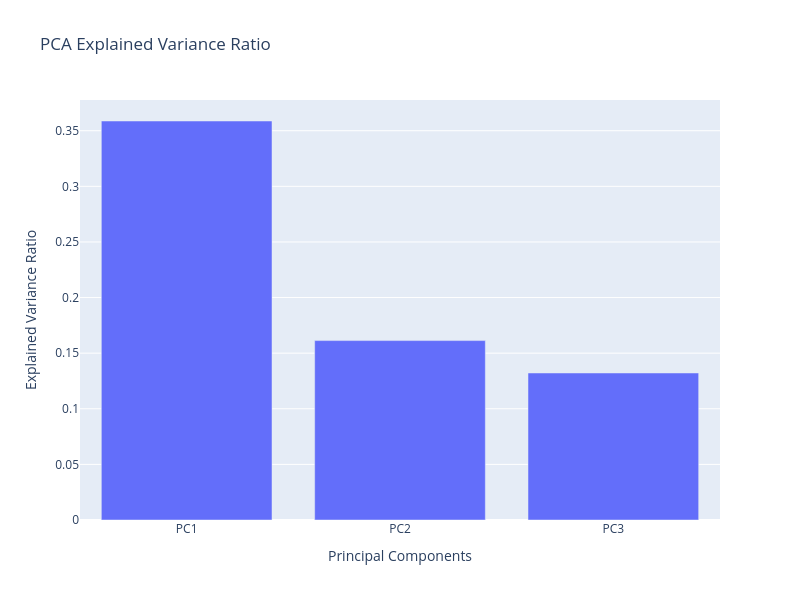

The code cell stored with this chart in its notebook:
### Code cell
# Total percentage of variance explained by the first two components
total_variance = PCA_3components.explained_variance_ratio_.sum() *100
print(f"Total percentage of variance explained by the first two components: {total_variance:.2f}%")

# Plot the PCA explained variance 
fig = px.bar(x=['PC1', 'PC2', 'PC3'], y=PCA_3components.explained_variance_ratio_, 
             title='PCA Explained Variance Ratio', 
             labels={'x': 'Principal Components', 'y': 'Explained Variance Ratio'})
fig.update_layout(
    xaxis_title='Principal Components',
    yaxis_title='Explained Variance Ratio',
    width=800,
    height=600
)
fig.show()

### Figure 1 — Plotly figure (JSON) as saved in the notebook; plotly's stock layout.template omitted (floating-point values rounded to 4 significant figures)
{"data": [{"alignmentgroup": "True", "hovertemplate": "Principal Components=%{x}<br>Explained Variance Ratio=%{y}<extra></extra>", "legendgroup": "", "marker": {"color": "#636efa", "pattern": {"shape": ""}}, "name": "", "offsetgroup": "", "orientation": "v", "showlegend": false, "textposition": "auto", "type": "bar", "x": ["PC1", "PC2", "PC3"], "xaxis": "x", "y": [0.3587, 0.1613, 0.1322], "yaxis": "y"}], "layout": {"barmode": "relative", "height": 600, "legend": {"tracegroupgap": 0}, "title": {"text": "PCA Explained Variance Ratio"}, "width": 800, "xaxis": {"anchor": "y", "domain": [0, 1], "title": {"text": "Principal Components"}}, "yaxis": {"anchor": "x", "domain": [0, 1], "title": {"text": "Explained Variance Ratio"}}}}
